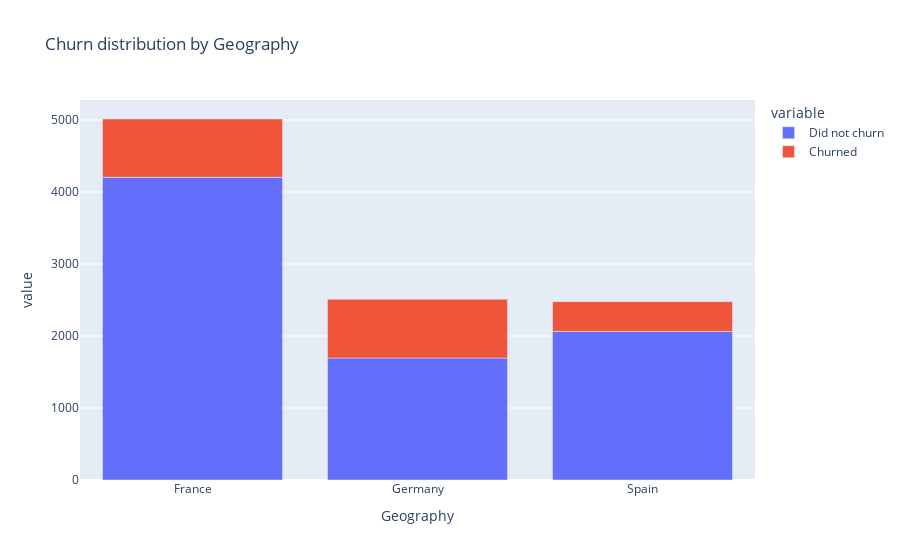

This figure's notebook cell:
### Markdown cell above
### Churn by Geography
Let us know look at the geography of the customer. From visual inspection, we see that customers from Germany seem to be most likely to churn, followed by customers from Spain and France.

### Code cell
fig = px.bar(pd.DataFrame({'Geography': sorted(df['Geography'].unique()),
                    'Did not churn': df.groupby(['Geography']).size() - df.groupby(['Geography']).sum()['Exited'],
                    'Churned': df.groupby(['Geography']).sum()['Exited']}), 
             x='Geography', 
             y=['Did not churn', 'Churned'], 
             title='Churn distribution by Geography')
fig.show()

### Figure 1 — Plotly figure (JSON) as saved in the notebook; plotly's stock layout.template omitted (floating-point values rounded to 4 significant figures)
{"data": [{"alignmentgroup": "True", "hovertemplate": "variable=Did not churn<br>Geography=%{x}<br>value=%{y}<extra></extra>", "legendgroup": "Did not churn", "marker": {"color": "#636efa", "pattern": {"shape": ""}}, "name": "Did not churn", "offsetgroup": "Did not churn", "orientation": "v", "showlegend": true, "textposition": "auto", "type": "bar", "x": ["France", "Germany", "Spain"], "xaxis": "x", "y": [4204, 1695, 2064], "yaxis": "y"}, {"alignmentgroup": "True", "hovertemplate": "variable=Churned<br>Geography=%{x}<br>value=%{y}<extra></extra>", "legendgroup": "Churned", "marker": {"color": "#EF553B", "pattern": {"shape": ""}}, "name": "Churned", "offsetgroup": "Churned", "orientation": "v", "showlegend": true, "textposition": "auto", "type": "bar", "x": ["France", "Germany", "Spain"], "xaxis": "x", "y": [810, 814, 413], "yaxis": "y"}], "layout": {"barmode": "relative", "legend": {"title": {"text": "variable"}, "tracegroupgap": 0}, "title": {"text": "Churn distribution by Geography"}, "xaxis": {"anchor": "y", "domain": [0, 1], "title": {"text": "Geography"}}, "yaxis": {"anchor": "x", "domain": [0, 1], "title": {"text": "value"}}}}
